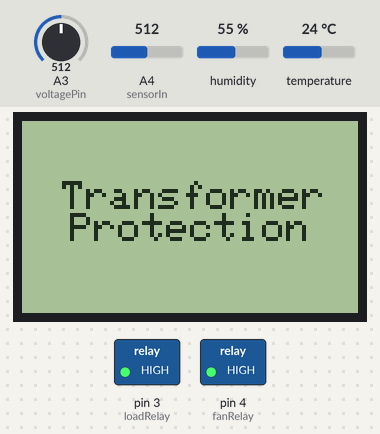
The sketch below on a simulated Arduino Uno, built with avr-gcc and run on an emulated ATmega328P. On the bench: 84×48 one-colour display, switched loads named in the sketch (green lamp = pin HIGH). Wiring (inferred from the names in the program): DHT11 sensor: data pin 2. The test bench sets the inputs (shaded band); at power-on: A4 (sensorIn) = 512, A3 (voltagePin) = 512, humidity 55 %, temperature 24 °C. What the sketch prints to the serial monitor is not drawn.

Above: at 0.1 s.
At 2.9 s:
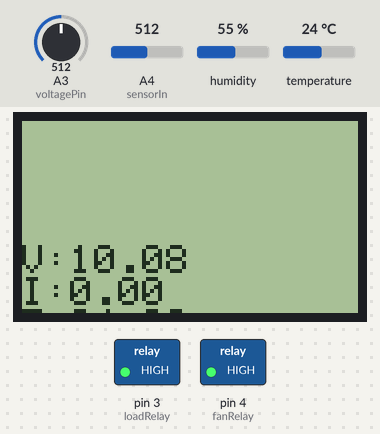
3.0 s: A4 (sensorIn) set to 577
5.0 s: A4 (sensorIn) set to 605
6.5 s: A3 (voltagePin) set to 856
9.7 s: A3 (voltagePin) set to 871
At 12.8 s:
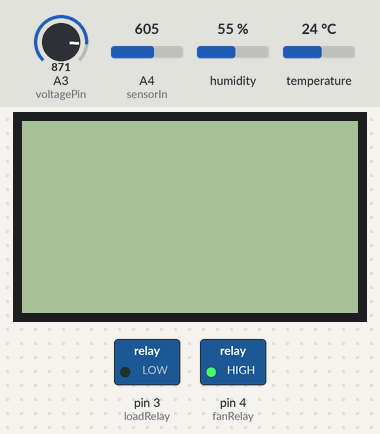
Timing chart, 0 to 14.3 s (numbered marks = the images above; inputs shaded):
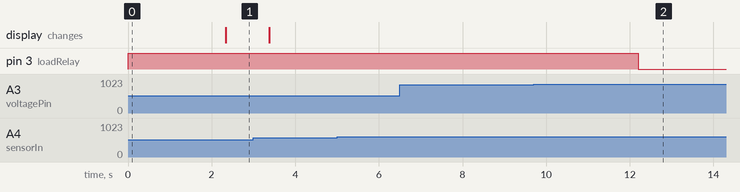

Measured:
- the behaviour switches between 863 and 864 on A3 (voltagePin) (found by bisection; images 1 and 2)
- after the input at 5.0 s, every drawn part: stays the same
- after the input at 6.5 s, every drawn part: stays the same
- after the input at 9.7 s, pin 3 (loadRelay): HIGH → LOW after 2.5 s

The sketch:

index.ino
```cpp
#include <Adafruit_GFX.h>
#include <Adafruit_PCD8544.h>
#include "DHT.h"


// pin 8 - Serial clock out (SCLK)
// pin 9 - Serial data out (DIN)
// pin 10 - Data/Command select (D/C)
// pin 11 - LCD chip select (CS)
// pin 12 - LCD reset (RST)


#define RST 12
#define CE 11
#define DC 10
#define DIN 9
#define CLK 8


#define voltagePin A3
#define currentPin A4
#define tempPin 2

#define DHTTYPE DHT11

#define loadRelay 3
#define fanRelay 4

const float voltageThreshold = 17;
const double currentThreshold = 2;
const float tempThreshold = 50;

const int toleranceTime = 1000;
//Creating the instances

DHT dht(tempPin, DHTTYPE);
Adafruit_PCD8544 display = Adafruit_PCD8544(CLK,DIN,DC,CE,RST);


float getVoltage(){
  return analogRead(voltagePin)*5.0/1024*5.7/1.414;
}

const int sensorIn = A4;
int mVperAmp = 66; // use 100 for 20A Module and 66 for 30A Module

double currVolt = 0;
double VRMS = 0;
double AmpsRMS = 0;

float getCurr(){

 currVolt = getVPP();
 VRMS = (currVolt/2.0) *0.707;  //root 2 is 0.707
 AmpsRMS = (VRMS * 1000)/mVperAmp;
 return AmpsRMS;
}

float getVPP()
{
  float result;
  int readValue;             //value read from the sensor
  int maxValue = 0;          // store max value here
  int minValue = 1024;          // store min value here

   uint32_t start_time = millis();
   while((millis()-start_time) < 1000) //sample for 1 Sec
   {
       readValue = analogRead(sensorIn);
       // see if you have a new maxValue
       if (readValue > maxValue)
       {
           /*record the maximum sensor value*/
           maxValue = readValue;
       }
       if (readValue < minValue)
       {
           /*record the minimum sensor value*/
           minValue = readValue;
       }
   }

   // Subtract min from max
   result = ((maxValue - minValue) * 5.0)/1024.0;

   return result;
}

float readTemp(){
  float t = dht.readTemperature();
  return t;

}

void setup(){
  Serial.begin(9600);
  pinMode(loadRelay,OUTPUT);
  pinMode(fanRelay,OUTPUT);
  digitalWrite(loadRelay,HIGH);
  digitalWrite(fanRelay,HIGH);
  display.begin();

  display.setContrast(50);


  display.clearDisplay();
  display.setTextSize(1);
  display.setTextColor(BLACK);
  display.setCursor(10,15);
  display.println("Transformer");
  display.println("  Protection");
  display.display();
  delay(1000);
  display.clearDisplay();

}

float Voltage;
float Current;
float Temp;

bool stateOfLoad = HIGH;
bool stateOfFan = HIGH;

void loop(){
  Voltage = getVoltage();
  Current = getCurr();
  Temp = readTemp();
  display.clearDisplay();
  display.print("V:");
  display.println(Voltage);
  display.print("I:");

  display.println(Current);
  display.print("T:");
  display.println(Temp);
  Serial.print(Voltage);
  Serial.print("\t");
  Serial.println(Current);


  if(Voltage>voltageThreshold){
    if(stateOfLoad == HIGH){
      stateOfLoad = LOW;
      delay(500);
      digitalWrite(loadRelay,LOW);
    }
    display.println("\nOvervoltage !");
    delay(500);
  }
  if(Current>currentThreshold){
    if(stateOfLoad == HIGH){
      stateOfLoad = LOW;
      delay(500);
      digitalWrite(loadRelay,LOW);
    }
    display.println("\nOvercurrent !");
    delay(500);
  }
  if(Temp>tempThreshold){
    if(stateOfFan == HIGH){
      stateOfFan = LOW;
      delay(500);
      digitalWrite(fanRelay,LOW);
    }
    display.println("\nOvertemperature !");
    delay(500);
  }
  if((Voltage<=voltageThreshold)&&(Current<=currentThreshold)&&(Temp<=tempThreshold)){
    display.println("\nStatus:OK");
  }
  display.display();
  if(Temp<=tempThreshold){
    digitalWrite(fanRelay,HIGH);
  }
  delay(20);


}
```

DHT.cpp
```cpp
// (licence header left out)
#include "DHT.h"

#define MIN_INTERVAL 2000

DHT::DHT(uint8_t pin, uint8_t type, uint8_t count) {
  _pin = pin;
  _type = type;
  #ifdef __AVR
    _bit = digitalPinToBitMask(pin);
    _port = digitalPinToPort(pin);
  #endif
  _maxcycles = microsecondsToClockCycles(1000);  // 1 millisecond timeout for
                                                 // reading pulses from DHT sensor.
  // Note that count is now ignored as the DHT reading algorithm adjusts itself
  // basd on the speed of the processor.
}

void DHT::begin(void) {
  // set up the pins!
  pinMode(_pin, INPUT_PULLUP);
  // Using this value makes sure that millis() - lastreadtime will be
  // >= MIN_INTERVAL right away. Note that this assignment wraps around,
  // but so will the subtraction.
  _lastreadtime = -MIN_INTERVAL;
  DEBUG_PRINT("Max clock cycles: "); DEBUG_PRINTLN(_maxcycles, DEC);
}

//boolean S == Scale.  True == Fahrenheit; False == Celcius
float DHT::readTemperature(bool S, bool force) {
  float f = NAN;

  if (read(force)) {
    switch (_type) {
    case DHT11:
      f = data[2];
      if(S) {
        f = convertCtoF(f);
      }
      break;
    case DHT22:
    case DHT21:
      f = data[2] & 0x7F;
      f *= 256;
      f += data[3];
      f *= 0.1;
      if (data[2] & 0x80) {
        f *= -1;
      }
      if(S) {
        f = convertCtoF(f);
      }
      break;
    }
  }
  return f;
}

float DHT::convertCtoF(float c) {
  return c * 1.8 + 32;
}

float DHT::convertFtoC(float f) {
  return (f - 32) * 0.55555;
}

float DHT::readHumidity(bool force) {
  float f = NAN;
  if (read()) {
    switch (_type) {
    case DHT11:
      f = data[0];
      break;
    case DHT22:
    case DHT21:
      f = data[0];
      f *= 256;
      f += data[1];
      f *= 0.1;
      break;
    }
  }
  return f;
}

//boolean isFahrenheit: True == Fahrenheit; False == Celcius
float DHT::computeHeatIndex(float temperature, float percentHumidity, bool isFahrenheit) {
  // Using both Rothfusz and Steadman's equations
  // http://www.wpc.ncep.noaa.gov/html/heatindex_equation.shtml
  float hi;

  if (!isFahrenheit)
    temperature = convertCtoF(temperature);

  hi = 0.5 * (temperature + 61.0 + ((temperature - 68.0) * 1.2) + (percentHumidity * 0.094));

  if (hi > 79) {
    hi = -42.379 +
             2.04901523 * temperature +
            10.14333127 * percentHumidity +
            -0.22475541 * temperature*percentHumidity +
            -0.00683783 * pow(temperature, 2) +
            -0.05481717 * pow(percentHumidity, 2) +
             0.00122874 * pow(temperature, 2) * percentHumidity +
             0.00085282 * temperature*pow(percentHumidity, 2) +
            -0.00000199 * pow(temperature, 2) * pow(percentHumidity, 2);

    if((percentHumidity < 13) && (temperature >= 80.0) && (temperature <= 112.0))
      hi -= ((13.0 - percentHumidity) * 0.25) * sqrt((17.0 - abs(temperature - 95.0)) * 0.05882);

    else if((percentHumidity > 85.0) && (temperature >= 80.0) && (temperature <= 87.0))
      hi += ((percentHumidity - 85.0) * 0.1) * ((87.0 - temperature) * 0.2);
  }

  return isFahrenheit ? hi : convertFtoC(hi);
}

boolean DHT::read(bool force) {
  // Check if sensor was read less than two seconds ago and return early
  // to use last reading.
  uint32_t currenttime = millis();
  if (!force && ((currenttime - _lastreadtime) < 2000)) {
    return _lastresult; // return last correct measurement
  }
  _lastreadtime = currenttime;

  // Reset 40 bits of received data to zero.
  data[0] = data[1] = data[2] = data[3] = data[4] = 0;

  // Send start signal.  See DHT datasheet for full signal diagram:
  //   http://www.adafruit.com/datasheets/Digital%20humidity%20and%20temperature%20sensor%20AM2302.pdf

  // Go into high impedence state to let pull-up raise data line level and
  // start the reading process.
  digitalWrite(_pin, HIGH);
  delay(250);

  // First set data line low for 20 milliseconds.
  pinMode(_pin, OUTPUT);
  digitalWrite(_pin, LOW);
  delay(20);

  uint32_t cycles[80];
  {
    // Turn off interrupts temporarily because the next sections are timing critical
    // and we don't want any interruptions.
    InterruptLock lock;

    // End the start signal by setting data line high for 40 microseconds.
    digitalWrite(_pin, HIGH);
    delayMicroseconds(40);

    // Now start reading the data line to get the value from the DHT sensor.
    pinMode(_pin, INPUT_PULLUP);
    delayMicroseconds(10);  // Delay a bit to let sensor pull data line low.

    // First expect a low signal for ~80 microseconds followed by a high signal
    // for ~80 microseconds again.
    if (expectPulse(LOW) == 0) {
      DEBUG_PRINTLN(F("Timeout waiting for start signal low pulse."));
      _lastresult = false;
      return _lastresult;
    }
    if (expectPulse(HIGH) == 0) {
      DEBUG_PRINTLN(F("Timeout waiting for start signal high pulse."));
      _lastresult = false;
      return _lastresult;
    }

    // Now read the 40 bits sent by the sensor.  Each bit is sent as a 50
    // microsecond low pulse followed by a variable length high pulse.  If the
    // high pulse is ~28 microseconds then it's a 0 and if it's ~70 microseconds
    // then it's a 1.  We measure the cycle count of the initial 50us low pulse
    // and use that to compare to the cycle count of the high pulse to determine
    // if the bit is a 0 (high state cycle count < low state cycle count), or a
    // 1 (high state cycle count > low state cycle count). Note that for speed all
    // the pulses are read into a array and then examined in a later step.
    for (int i=0; i<80; i+=2) {
      cycles[i]   = expectPulse(LOW);
      cycles[i+1] = expectPulse(HIGH);
    }
  } // Timing critical code is now complete.

  // Inspect pulses and determine which ones are 0 (high state cycle count < low
  // state cycle count), or 1 (high state cycle count > low state cycle count).
  for (int i=0; i<40; ++i) {
    uint32_t lowCycles  = cycles[2*i];
    uint32_t highCycles = cycles[2*i+1];
    if ((lowCycles == 0) || (highCycles == 0)) {
      DEBUG_PRINTLN(F("Timeout waiting for pulse."));
      _lastresult = false;
      return _lastresult;
    }
    data[i/8] <<= 1;
    // Now compare the low and high cycle times to see if the bit is a 0 or 1.
    if (highCycles > lowCycles) {
      // High cycles are greater than 50us low cycle count, must be a 1.
      data[i/8] |= 1;
    }
    // Else high cycles are less than (or equal to, a weird case) the 50us low
    // cycle count so this must be a zero.  Nothing needs to be changed in the
    // stored data.
  }

  DEBUG_PRINTLN(F("Received:"));
  DEBUG_PRINT(data[0], HEX); DEBUG_PRINT(F(", "));
  DEBUG_PRINT(data[1], HEX); DEBUG_PRINT(F(", "));
  DEBUG_PRINT(data[2], HEX); DEBUG_PRINT(F(", "));
  DEBUG_PRINT(data[3], HEX); DEBUG_PRINT(F(", "));
  DEBUG_PRINT(data[4], HEX); DEBUG_PRINT(F(" =? "));
  DEBUG_PRINTLN((data[0] + data[1] + data[2] + data[3]) & 0xFF, HEX);

  // Check we read 40 bits and that the checksum matches.
  if (data[4] == ((data[0] + data[1] + data[2] + data[3]) & 0xFF)) {
    _lastresult = true;
    return _lastresult;
  }
  else {
    DEBUG_PRINTLN(F("Checksum failure!"));
    _lastresult = false;
    return _lastresult;
  }
}

// Expect the signal line to be at the specified level for a period of time and
// return a count of loop cycles spent at that level (this cycle count can be
// used to compare the relative time of two pulses).  If more than a millisecond
// ellapses without the level changing then the call fails with a 0 response.
// This is adapted from Arduino's pulseInLong function (which is only available
// in the very latest IDE versions):
//   https://github.com/arduino/Arduino/blob/master/hardware/arduino/avr/cores/arduino/wiring_pulse.c
uint32_t DHT::expectPulse(bool level) {
  uint32_t count = 0;
  // On AVR platforms use direct GPIO port access as it's much faster and better
  // for catching pulses that are 10's of microseconds in length:
  #ifdef __AVR
    uint8_t portState = level ? _bit : 0;
    while ((*portInputRegister(_port) & _bit) == portState) {
      if (count++ >= _maxcycles) {
        return 0; // Exceeded timeout, fail.
      }
    }
  // Otherwise fall back to using digitalRead (this seems to be necessary on ESP8266
  // right now, perhaps bugs in direct port access functions?).
  #else
    while (digitalRead(_pin) == level) {
      if (count++ >= _maxcycles) {
        return 0; // Exceeded timeout, fail.
      }
    }
  #endif

  return count;
}
```

DHT.h
```cpp
// (licence header left out)
#ifndef DHT_H
#define DHT_H

#if ARDUINO >= 100
 #include "Arduino.h"
#else
 #include "WProgram.h"
#endif


// Uncomment to enable printing out nice debug messages.
//#define DHT_DEBUG

// Define where debug output will be printed.
#define DEBUG_PRINTER Serial

// Setup debug printing macros.
#ifdef DHT_DEBUG
  #define DEBUG_PRINT(...) { DEBUG_PRINTER.print(__VA_ARGS__); }
  #define DEBUG_PRINTLN(...) { DEBUG_PRINTER.println(__VA_ARGS__); }
#else
  #define DEBUG_PRINT(...) {}
  #define DEBUG_PRINTLN(...) {}
#endif

// Define types of sensors.
#define DHT11 11
#define DHT22 22
#define DHT21 21
#define AM2301 21


class DHT {
  public:
   DHT(uint8_t pin, uint8_t type, uint8_t count=6);
   void begin(void);
   float readTemperature(bool S=false, bool force=false);
   float convertCtoF(float);
   float convertFtoC(float);
   float computeHeatIndex(float temperature, float percentHumidity, bool isFahrenheit=true);
   float readHumidity(bool force=false);
   boolean read(bool force=false);

 private:
  uint8_t data[5];
  uint8_t _pin, _type;
  #ifdef __AVR
    // Use direct GPIO access on an 8-bit AVR so keep track of the port and bitmask
    // for the digital pin connected to the DHT.  Other platforms will use digitalRead.
    uint8_t _bit, _port;
  #endif
  uint32_t _lastreadtime, _maxcycles;
  bool _lastresult;

  uint32_t expectPulse(bool level);

};

class InterruptLock {
  public:
   InterruptLock() {
    noInterrupts();
   }
   ~InterruptLock() {
    interrupts();
   }

};

#endif
```
